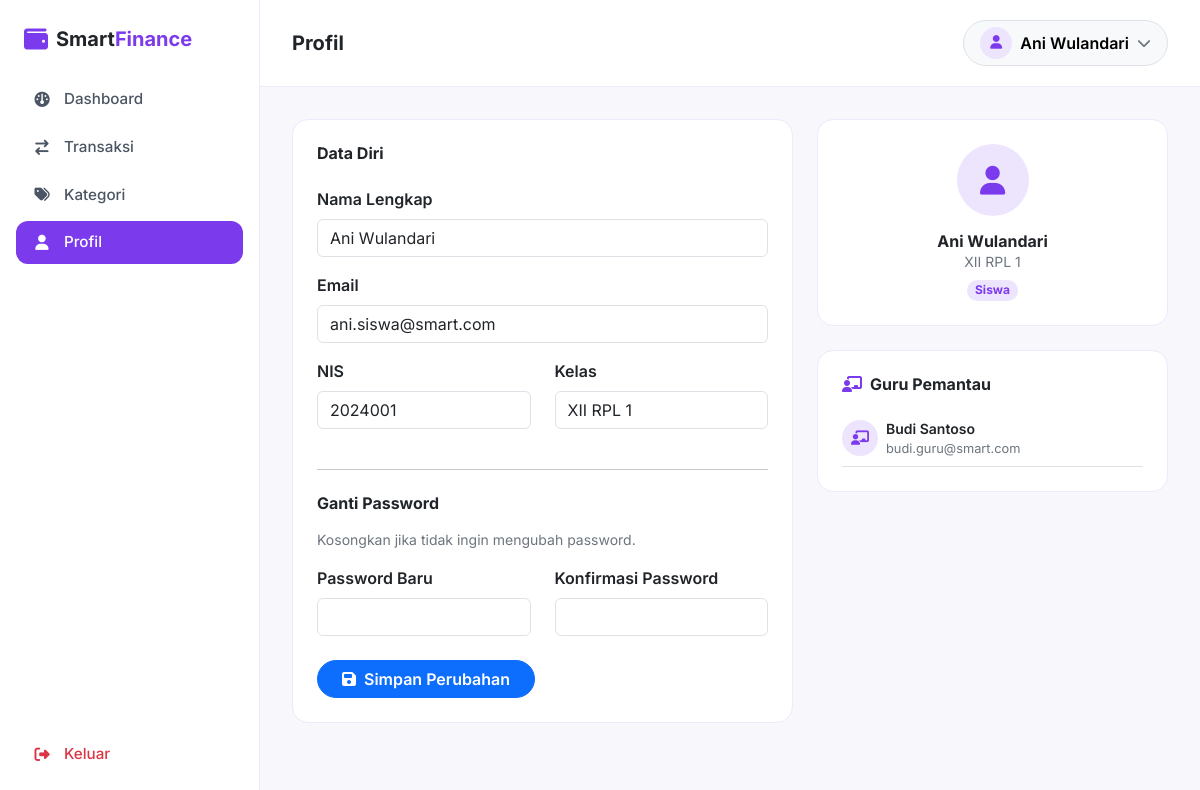
/siswa/profil.php (signed in), run on the app's committed database.
### tables this page shows
CREATE TABLE users (
    id INT AUTO_INCREMENT PRIMARY KEY,
    nama VARCHAR(100) NOT NULL,
    email VARCHAR(100) NOT NULL UNIQUE,
    password VARCHAR(255) NOT NULL,
    role ENUM('siswa','guru','admin') NOT NULL,
    nis_nip VARCHAR(30) DEFAULT NULL,
    kelas VARCHAR(20) DEFAULT NULL,
    foto VARCHAR(255) DEFAULT NULL,
    created_at TIMESTAMP DEFAULT CURRENT_TIMESTAMP
);

### siswa/profil.php (the view, shortened to what this page needs)
<?php
require_once __DIR__ . '/../config/database.php';
$siswaId = $_SESSION['user_id'];
$stmt = $pdo->prepare("SELECT * FROM users WHERE id = ?");
$stmt->execute([$siswaId]);
$siswa = $stmt->fetch();
$stmt = $pdo->prepare("
    SELECT u.nama, u.email FROM guru_siswa gs
    JOIN users u ON u.id = gs.guru_id
    WHERE gs.siswa_id = ?
");
$stmt->execute([$siswaId]);
$guruPemantau = $stmt->fetchAll();
include __DIR__ . '/../includes/header.php';
?>
<div class="row g-4">
  <div class="col-lg-7">
    <div class="stat-card">
      <h6 class="fw-bold mb-4">Data Diri</h6>
      <form method="POST">
        <div class="mb-3">
          <label class="form-label fw-semibold">Nama Lengkap</label>
          <input type="text" name="nama" class="form-control" required value="<?= htmlspecialchars($siswa['nama']) ?>">
        </div>
        <div class="mb-3">
          <label class="form-label fw-semibold">Email</label>
          <input type="email" name="email" class="form-control" required value="<?= htmlspecialchars($siswa['email']) ?>">
        </div>
        <div class="row">
          <div class="col-md-6 mb-3">
            <label class="form-label fw-semibold">NIS</label>
            <input type="text" name="nis_nip" class="form-control" value="<?= htmlspecialchars($siswa['nis_nip'] ?? '') ?>">
          </div>
          <div class="col-md-6 mb-3">
            <label class="form-label fw-semibold">Kelas</label>
            <input type="text" name="kelas" class="form-control" value="<?= htmlspecialchars($siswa['kelas'] ?? '') ?>">
          </div>
        </div>
        <hr class="my-4">
        <h6 class="fw-bold mb-3">Ganti Password</h6>
        <p class="text-secondary small mb-3">Kosongkan jika tidak ingin mengubah password.</p>
        <div class="row">
          <div class="col-md-6 mb-3">
            <label class="form-label fw-semibold">Password Baru</label>
            <input type="password" name="password_baru" class="form-control" minlength="6">
          </div>
          <div class="col-md-6 mb-3">
            <label class="form-label fw-semibold">Konfirmasi Password</label>
            <input type="password" name="password_konfirmasi" class="form-control" minlength="6">
          </div>
        </div>
        <button type="submit" class="btn btn-primary rounded-pill px-4 fw-semibold mt-2">
          <i class="fa-solid fa-floppy-disk me-2"></i>Simpan Perubahan
        </button>
      </form>
    </div>
  </div>
  <div class="col-lg-5">
    <div class="stat-card mb-4 text-center">
      <div class="user-avatar mx-auto mb-3" style="width: 72px; height: 72px; font-size: 1.8rem;">
        <i class="fa-solid fa-user"></i>
      </div>
      <h6 class="fw-bold mb-0"><?= htmlspecialchars($siswa['nama']) ?></h6>
      <p class="text-secondary small mb-0"><?= htmlspecialchars($siswa['kelas'] ?: 'Belum ada kelas') ?></p>
      <span class="badge bg-primary-subtle text-primary rounded-pill mt-2">Siswa</span>
    </div>
    <div class="stat-card">
      <h6 class="fw-bold mb-3"><i class="fa-solid fa-chalkboard-user text-primary me-2"></i>Guru Pemantau</h6>
      <?php if (empty($guruPemantau)): ?>
        <p class="text-secondary small mb-0">Kamu belum memiliki guru pemantau. Hubungi admin untuk mengaturnya.</p>
      <?php else: ?>
        <?php foreach ($guruPemantau as $g): ?>
          <div class="d-flex align-items-center gap-2 py-2 border-bottom">
            <div class="user-avatar" style="width: 36px; height: 36px; font-size: 0.9rem;">
              <i class="fa-solid fa-chalkboard-user"></i>
            </div>
            <div>
              <p class="mb-0 fw-semibold small"><?= htmlspecialchars($g['nama']) ?></p>
              <p class="mb-0 text-secondary" style="font-size: 0.8rem;"><?= htmlspecialchars($g['email']) ?></p>
            </div>
          </div>
        <?php endforeach; ?>
      <?php endif; ?>
    </div>
  </div>
</div>
<?php include __DIR__ . '/../includes/footer.php'; ?>

### assets/css/style.css (style rules this page uses)
:root { --bs-primary: #7C3AED; --bs-primary-rgb: 124, 58, 237; --bs-primary-text-emphasis: #5B21B6; --bs-primary-bg-subtle: #EDE4FD; --bs-primary-border-subtle: #C4B0F8; --bs-link-color: #7C3AED; --bs-link-hover-color: #6D28D9; --accent-orange: #FB923C; --bs-body-font-family: 'Inter', sans-serif; --bs-body-font-size: 1rem; }
body { font-family: var(--bs-body-font-family); }

### assets/css/app.css (style rules this page uses)
.app-body { background-color: #F8F7FC; }
.user-avatar { width: 32px; height: 32px; border-radius: 50%; background: var(--bs-primary-bg-subtle); color: var(--bs-primary); display: flex; align-items: center; justify-content: center; font-size: 0.85rem; }
.stat-card { background: #fff; border: 1px solid #EEE9FB; border-radius: 1rem; padding: 1.5rem; }

### data on the page
users: nama "Ani Wulandari", email "ani.siswa@smart.com", nis_nip "2024001", kelas "XII RPL 1"
users: nama "Budi Santoso", email "budi.guru@smart.com"

### other printed values
$pageTitle "Profil"
$_SESSION['nama'] "Ani Wulandari"
